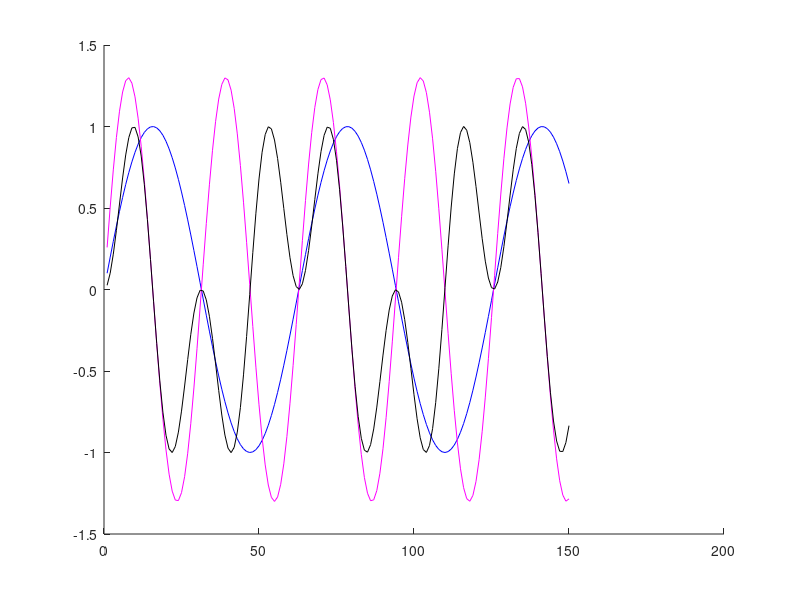

Here is the MATLAB script that generated this plot:

support = 1:150;
x1 = sin(support/10);
x2 = 1.3* sin(support/5);

set(gcf,'color','w');
hold on;
plot(x1,'b')
hold on;
plot(x2,'m')
hold on;
plot(x1.*x2,'k')
